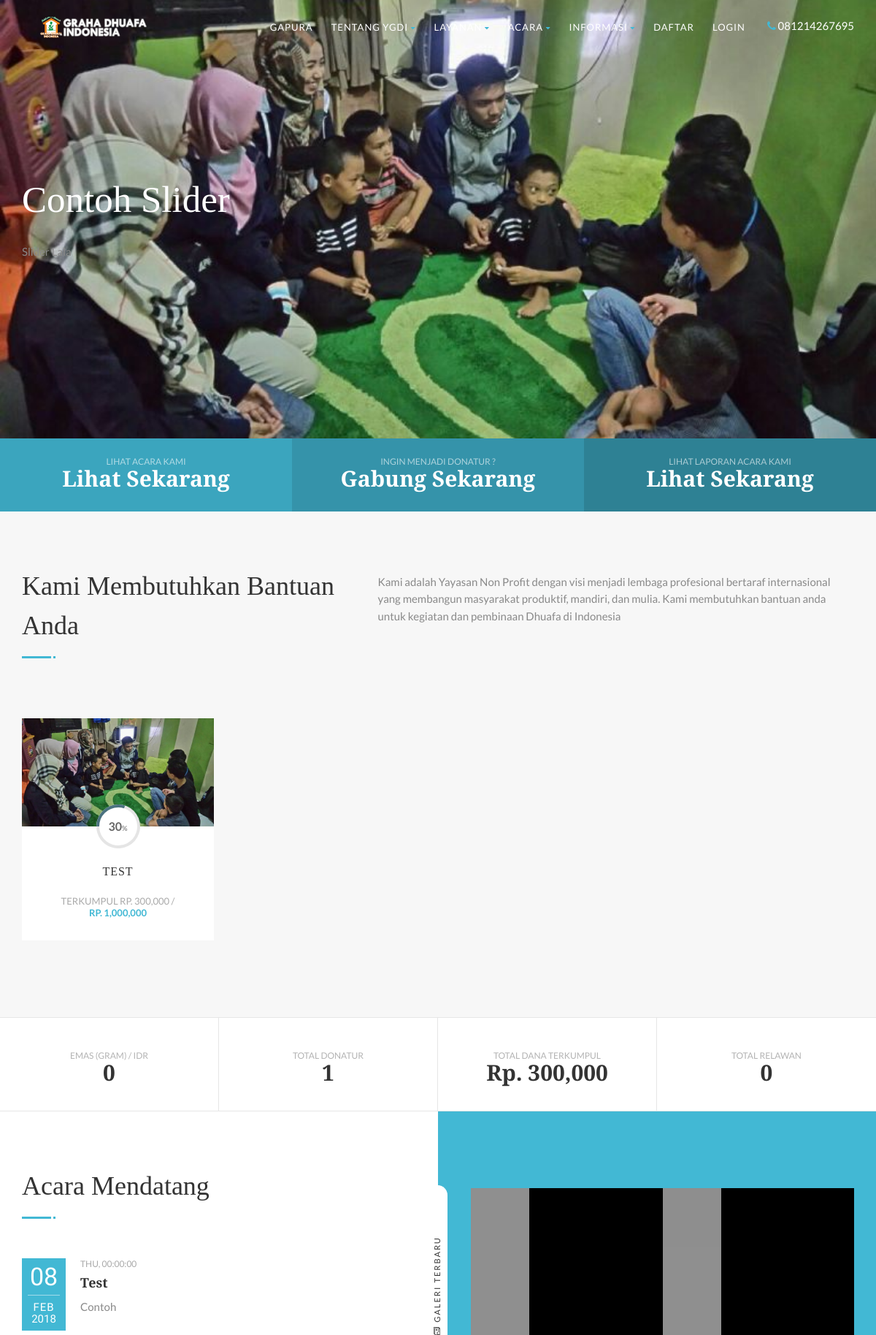
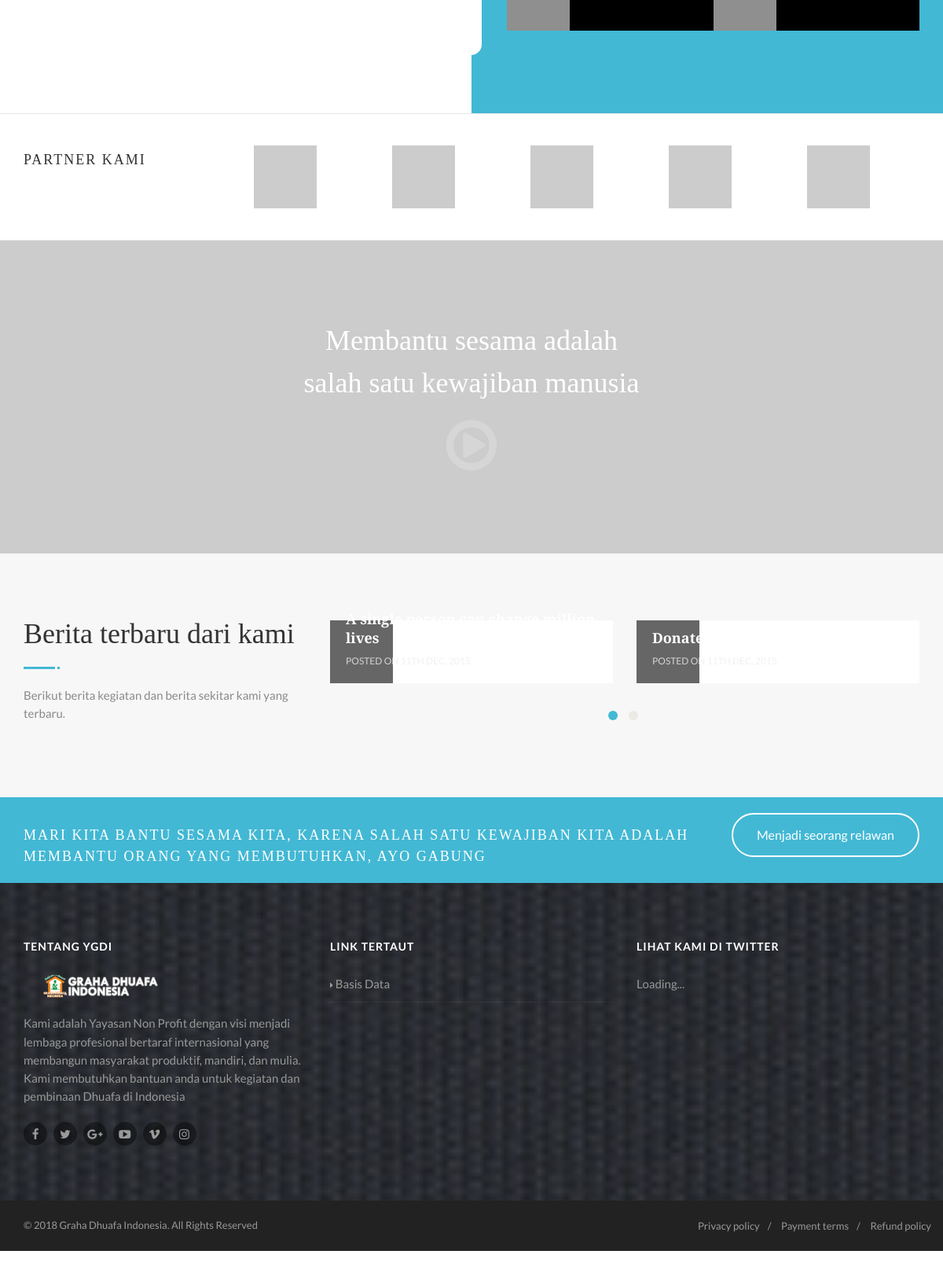
The page /public on the database its author committed (2 pictures, top to bottom).
### tables this page shows
CREATE TABLE `galeri` (
  `id_galeri` int(11) NOT NULL,
  `judul` varchar(50) NOT NULL,
  `deskripsi` varchar(255) NOT NULL,
  `img` varchar(50) NOT NULL,
  `id_admin` int(11) NOT NULL
);

CREATE TABLE `event` (
  `id_event` int(11) NOT NULL,
  `slug` varchar(50) NOT NULL,
  `judul` varchar(100) NOT NULL,
  `deskripsi` text NOT NULL,
  `rangkuman` varchar(250) NOT NULL,
  `gambar` varchar(40) NOT NULL,
  `target_biaya` double NOT NULL,
  `mulai_acara` datetime NOT NULL,
  `selesai_acara` datetime NOT NULL,
  `mulai_donasi` datetime NOT NULL,
  `selesai_donasi` datetime NOT NULL,
  `dibuat` datetime NOT NULL DEFAULT CURRENT_TIMESTAMP,
  `id_admin` int(11) NOT NULL
);

### application/views/public/home.php (the view, shortened to what the rows shown need)
<div class="content">
    <div class="lgray-bg padding-tb75">
        <div class="container">
            <div class="row">
                <div class="col-md-5 col-sm-5">
                      <h2 class="block-title">Kami Membutuhkan Bantuan Anda</h2>
                  </div>
              </div>
              <div class="carousel-wrapper">
                  <div class="row">
                      <ul class="owl-carousel carousel-fw" id="causes-slider" data-columns="4" data-autoplay="" data-pagination="no" data-arrows="yes" data-single-item="no" data-items-desktop="4" data-items-desktop-small="3" data-items-tablet="2" data-items-mobile="1">
                        <?php foreach ($data["event_list"] as $key => $value): ?>
                          <li class="item">
                              <div class="grid-item cause-grid-item small-business format-standard">
                                  <div class="grid-item-inner">
                                      <a href="<?= base_url("public/detail/".$value->slug."#konten") ?>" class="media-box">
                                          <img src="<?= base_url("_upload/".$value->gambar) ?>" alt="<?= base_url("public/detail/".$value->slug) ?>">
                                      </a>
                                      <div class="grid-item-content">
                                        <?php
                                        $diffdays = $this->template->diffdays(date("Y-m-d H:i:s"),$value->selesai_donasi);
                                        $donated = $data["eventpass"]->eventdonasi(array("a.id_event"=>$value->id_event));
                                        $total = 0 ;
                                        foreach ($donated->result() as $keys => $values) {
                                          $total = $total + $values->total_donasi;
                                        }
                                        $persentasi = ($total*100)/$value->target_biaya;
                                        ?>
                                          <a class="cProgress" data-complete="<?= $persentasi ?>" data-color="4b727f" data-toggle="tooltip" data-original-title="<?= ($diffdays == 0)?"Donasi Selesai":$diffdays." Hari" ?> Lagi"><strong></strong></a>
                                          <h3 class="post-title"><a href="<?= base_url("public/detail/".$value->slug) ?>"><?= $value->judul ?></a></h3>
                                          <div class="meta-data">Terkumpul <?= "Rp. ".number_format($total); ?> / <span class="cause-target">Rp. <?= number_format($value->target_biaya) ?></span></div>
                                      </div>
                                    <a href="<?= base_url("public/detail/".$value->slug."#konten") ?>" class="btn btn-primary"><?= ($diffdays == 0)?"Lihat Acara":"Donasi Sekarang" ?></a>
                                  </div>
                              </div>
                          </li>
                        <?php endforeach; ?>
                      </ul>
                  </div>
              </div>
          </div>
      </div>
      <div class="padding-tb75 position-relative">
        <div class="container">
            <div class="row">
                <div class="col-md-6">
                    <h2 class="block-title">Acara Mendatang</h2>
                        <ul class="events-compact-list">
                            <?php foreach ($data["event_upcoming"] as $key => $value): ?>
                              <li class="event-list-item">
                                <span class="event-date">
                                    <span class="date"><?= date("d",strtotime($value->mulai_acara)) ?></span>
                                      <span class="month"><?= date("M",strtotime($value->mulai_acara)) ?></span>
                                      <span class="year"><?= date("Y",strtotime($value->mulai_acara)) ?></span>
                                  </span>
                                  <div class="event-list-cont">
                                    <span class="meta-data"><?= date("D",strtotime($value->mulai_acara)) ?>, <?= date("H:i:s",strtotime($value->mulai_acara)) ?></span>
                                    <h4 class="post-title"><a href="#"><?= $value->judul ?></a></h4>
                                    <p><?= $value->deskripsi ?></p>
                                  </div>
                              </li>
                            <?php endforeach; ?>
                        </ul>
                  </div>
              </div>
          </div>
      </div>
      <div class="parallax parallax5 parallax-light text-align-center padding-tb100" style="background-image:url(http://placehold.it/1280x800&amp;text=IMAGE+PLACEHOLDER)">
        <h2>Membantu sesama adalah<br>salah satu kewajiban manusia</h2>
      </div>
      <div class="padding-tb75 lgray-bg">
        <div class="container">
            <div class="row">
                <div class="col-md-4 col-sm-4">
                    <h2 class="block-title">Berita terbaru dari kami</h2>
                  </div>
              </div>
          </div>
      </div>
  </div>

### application/views/themepublic/header.php (shortened to what the rows shown need)
<!DOCTYPE HTML>
<html class="no-js">
<head>
  <?php
    foreach ($css as $key => $value) {
        printf("<link href='%s' rel='stylesheet' type='text/css'>\n", $value);
    }
  ?>
</head>
<body class="home">
<div class="body">
    <div class="hero-area">
    <div class="flexslider heroflex hero-slider" data-autoplay="yes" data-pagination="yes" data-arrows="yes" data-style="fade" data-pause="yes">
      <ul class="slides">
        <?php foreach ($data["galeri"] as $key => $value): ?>
        <li class="parallax" style="background-image:url(<?= base_url("_upload/".$value->img) ?>)">
          <div class="flex-caption">
            <div class="container">
              <div class="flex-caption-table">
                <div class="flex-caption-cell">
                  <div class="flex-caption-text">
                    <h2><?= $value->judul ?></h2>
                    <?= $value->deskripsi ?>
                  </div>
                </div>
              </div>
            </div>
          </div>
        </li>
      <?php endforeach; ?>
        </ul>
    </div>
  </div>
    <div id="main-container">

### rows shown on the page
galeri: img (picture), judul "Contoh Slider", deskripsi "Slider Lala"
event: gambar (picture), judul "TEST", total "300,000", target_biaya "1,000,000", mulai_acara "08", mulai_acara "FEB", mulai_acara "2018", mulai_acara "THU", mulai_acara "00:00:00", judul "Test", deskripsi "Contoh"

### other values the page prints
$this->config->item("telepon") "081214267695"
$data["total_donatur"] "1"
$data["total_donasi"] "300,000"
